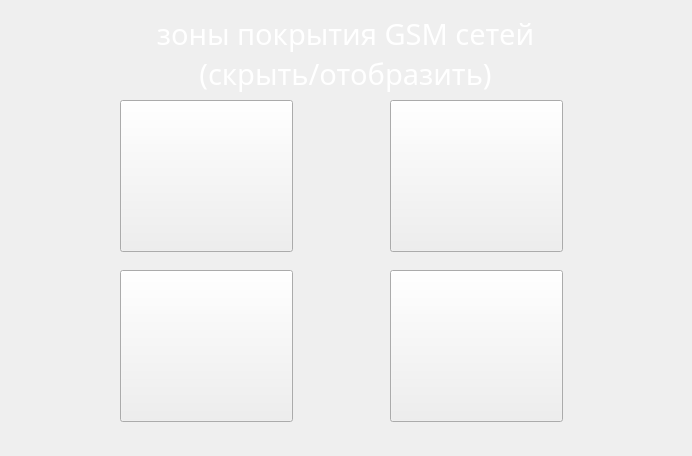
<?xml version="1.0" encoding="UTF-8"?>
<ui version="4.0">
 <class>MapGsmLayers</class>
 <widget class="QWidget" name="MapGsmLayers">
  <property name="windowModality">
   <enum>Qt::NonModal</enum>
  </property>
  <property name="geometry">
   <rect>
    <x>0</x>
    <y>0</y>
    <width>692</width>
    <height>456</height>
   </rect>
  </property>
  <property name="minimumSize">
   <size>
    <width>692</width>
    <height>456</height>
   </size>
  </property>
  <property name="maximumSize">
   <size>
    <width>692</width>
    <height>456</height>
   </size>
  </property>
  <property name="windowTitle">
   <string>Палетка</string>
  </property>
  <property name="styleSheet">
   <string notr="true"/>
  </property>
  <widget class="QWidget" name="widget" native="true">
   <property name="geometry">
    <rect>
     <x>0</x>
     <y>0</y>
     <width>692</width>
     <height>456</height>
    </rect>
   </property>
   <property name="minimumSize">
    <size>
     <width>692</width>
     <height>456</height>
    </size>
   </property>
   <property name="maximumSize">
    <size>
     <width>692</width>
     <height>456</height>
    </size>
   </property>
   <property name="styleSheet">
    <string notr="true">#widget
{
	border-image: url(:/Pyramid/fon_next_menu.png);
}</string>
   </property>
   <widget class="QPushButton" name="megafon">
    <property name="geometry">
     <rect>
      <x>120</x>
      <y>100</y>
      <width>173</width>
      <height>152</height>
     </rect>
    </property>
    <property name="minimumSize">
     <size>
      <width>173</width>
      <height>152</height>
     </size>
    </property>
    <property name="maximumSize">
     <size>
      <width>173</width>
      <height>152</height>
     </size>
    </property>
    <property name="styleSheet">
     <string notr="true"> QPushButton:hover:pressed {
    padding-right: 15px; /* make room for the arrows */
	border-image: url(:/Pyramid/meg_n.png);
     border-width: 3;}
 
QPushButton{
     padding-right: 15px; /* make room for the arrows */
	border-image: url(:/Pyramid/meg.png);
     border-width: 3;}

 QPushButton:checked {
    padding-right: 15px; /* make room for the arrows */
	border-image: url(:/Pyramid/meg_n.png);
     border-width: 3;}</string>
    </property>
    <property name="text">
     <string/>
    </property>
    <property name="checkable">
     <bool>true</bool>
    </property>
    <property name="flat">
     <bool>false</bool>
    </property>
   </widget>
   <widget class="QLabel" name="statusVideo_3">
    <property name="geometry">
     <rect>
      <x>40</x>
      <y>8</y>
      <width>611</width>
      <height>91</height>
     </rect>
    </property>
    <property name="palette">
     <palette>
      <active>
       <colorrole role="WindowText">
        <brush brushstyle="SolidPattern">
         <color alpha="255">
          <red>255</red>
          <green>255</green>
          <blue>255</blue>
         </color>
        </brush>
       </colorrole>
       <colorrole role="Text">
        <brush brushstyle="SolidPattern">
         <color alpha="255">
          <red>255</red>
          <green>255</green>
          <blue>255</blue>
         </color>
        </brush>
       </colorrole>
       <colorrole role="ButtonText">
        <brush brushstyle="SolidPattern">
         <color alpha="255">
          <red>255</red>
          <green>255</green>
          <blue>255</blue>
         </color>
        </brush>
       </colorrole>
      </active>
      <inactive>
       <colorrole role="WindowText">
        <brush brushstyle="SolidPattern">
         <color alpha="255">
          <red>255</red>
          <green>255</green>
          <blue>255</blue>
         </color>
        </brush>
       </colorrole>
       <colorrole role="Text">
        <brush brushstyle="SolidPattern">
         <color alpha="255">
          <red>255</red>
          <green>255</green>
          <blue>255</blue>
         </color>
        </brush>
       </colorrole>
       <colorrole role="ButtonText">
        <brush brushstyle="SolidPattern">
         <color alpha="255">
          <red>255</red>
          <green>255</green>
          <blue>255</blue>
         </color>
        </brush>
       </colorrole>
      </inactive>
      <disabled>
       <colorrole role="WindowText">
        <brush brushstyle="SolidPattern">
         <color alpha="255">
          <red>120</red>
          <green>120</green>
          <blue>120</blue>
         </color>
        </brush>
       </colorrole>
       <colorrole role="Text">
        <brush brushstyle="SolidPattern">
         <color alpha="255">
          <red>120</red>
          <green>120</green>
          <blue>120</blue>
         </color>
        </brush>
       </colorrole>
       <colorrole role="ButtonText">
        <brush brushstyle="SolidPattern">
         <color alpha="255">
          <red>120</red>
          <green>120</green>
          <blue>120</blue>
         </color>
        </brush>
       </colorrole>
      </disabled>
     </palette>
    </property>
    <property name="font">
     <font>
      <family>Trebuchet MS</family>
      <pointsize>22</pointsize>
      <stylestrategy>PreferDefault</stylestrategy>
     </font>
    </property>
    <property name="text">
     <string>зоны покрытия GSM сетей
(скрыть/отобразить)</string>
    </property>
    <property name="alignment">
     <set>Qt::AlignCenter</set>
    </property>
   </widget>
   <widget class="QPushButton" name="beeline">
    <property name="geometry">
     <rect>
      <x>390</x>
      <y>100</y>
      <width>173</width>
      <height>152</height>
     </rect>
    </property>
    <property name="minimumSize">
     <size>
      <width>173</width>
      <height>152</height>
     </size>
    </property>
    <property name="maximumSize">
     <size>
      <width>173</width>
      <height>152</height>
     </size>
    </property>
    <property name="styleSheet">
     <string notr="true"> QPushButton:hover:pressed {
    padding-right: 15px; /* make room for the arrows */
	border-image: url(:/Pyramid/bi_n.png);
     border-width: 3;}
 
QPushButton{
     padding-right: 15px; /* make room for the arrows */
	border-image: url(:/Pyramid/bi.png);
     border-width: 3;}

 QPushButton:checked {
    padding-right: 15px; /* make room for the arrows */
	border-image: url(:/Pyramid/bi_n.png);
     border-width: 3;}</string>
    </property>
    <property name="text">
     <string/>
    </property>
    <property name="checkable">
     <bool>true</bool>
    </property>
    <property name="flat">
     <bool>false</bool>
    </property>
   </widget>
   <widget class="QPushButton" name="tele2">
    <property name="geometry">
     <rect>
      <x>390</x>
      <y>270</y>
      <width>173</width>
      <height>152</height>
     </rect>
    </property>
    <property name="minimumSize">
     <size>
      <width>173</width>
      <height>152</height>
     </size>
    </property>
    <property name="maximumSize">
     <size>
      <width>173</width>
      <height>152</height>
     </size>
    </property>
    <property name="styleSheet">
     <string notr="true"> QPushButton:hover:pressed {
    padding-right: 15px; /* make room for the arrows */
	border-image: url(:/Pyramid/te_n.png);
     border-width: 3;}
 
QPushButton{
     padding-right: 15px; /* make room for the arrows */
	border-image: url(:/Pyramid/te.png);
     border-width: 3;}

 QPushButton:checked {
    padding-right: 15px; /* make room for the arrows */
	border-image: url(:/Pyramid/te_n.png);
     border-width: 3;}</string>
    </property>
    <property name="text">
     <string/>
    </property>
    <property name="checkable">
     <bool>true</bool>
    </property>
    <property name="flat">
     <bool>false</bool>
    </property>
   </widget>
   <widget class="QPushButton" name="mts">
    <property name="geometry">
     <rect>
      <x>120</x>
      <y>270</y>
      <width>173</width>
      <height>152</height>
     </rect>
    </property>
    <property name="minimumSize">
     <size>
      <width>173</width>
      <height>152</height>
     </size>
    </property>
    <property name="maximumSize">
     <size>
      <width>173</width>
      <height>152</height>
     </size>
    </property>
    <property name="styleSheet">
     <string notr="true"> QPushButton:hover:pressed {
    padding-right: 15px; /* make room for the arrows */
	border-image: url(:/Pyramid/mts_n.png);
     border-width: 3;}
 
QPushButton{
     padding-right: 15px; /* make room for the arrows */
	border-image: url(:/Pyramid/mts.png);
     border-width: 3;}

 QPushButton:checked {
    padding-right: 15px; /* make room for the arrows */
	border-image: url(:/Pyramid/mts_n.png);
     border-width: 3;}</string>
    </property>
    <property name="text">
     <string/>
    </property>
    <property name="checkable">
     <bool>true</bool>
    </property>
    <property name="flat">
     <bool>false</bool>
    </property>
   </widget>
  </widget>
 </widget>
 <resources>
  <include location="../Resources/PyramidWidgets.qrc"/>
 </resources>
 <connections/>
</ui>
